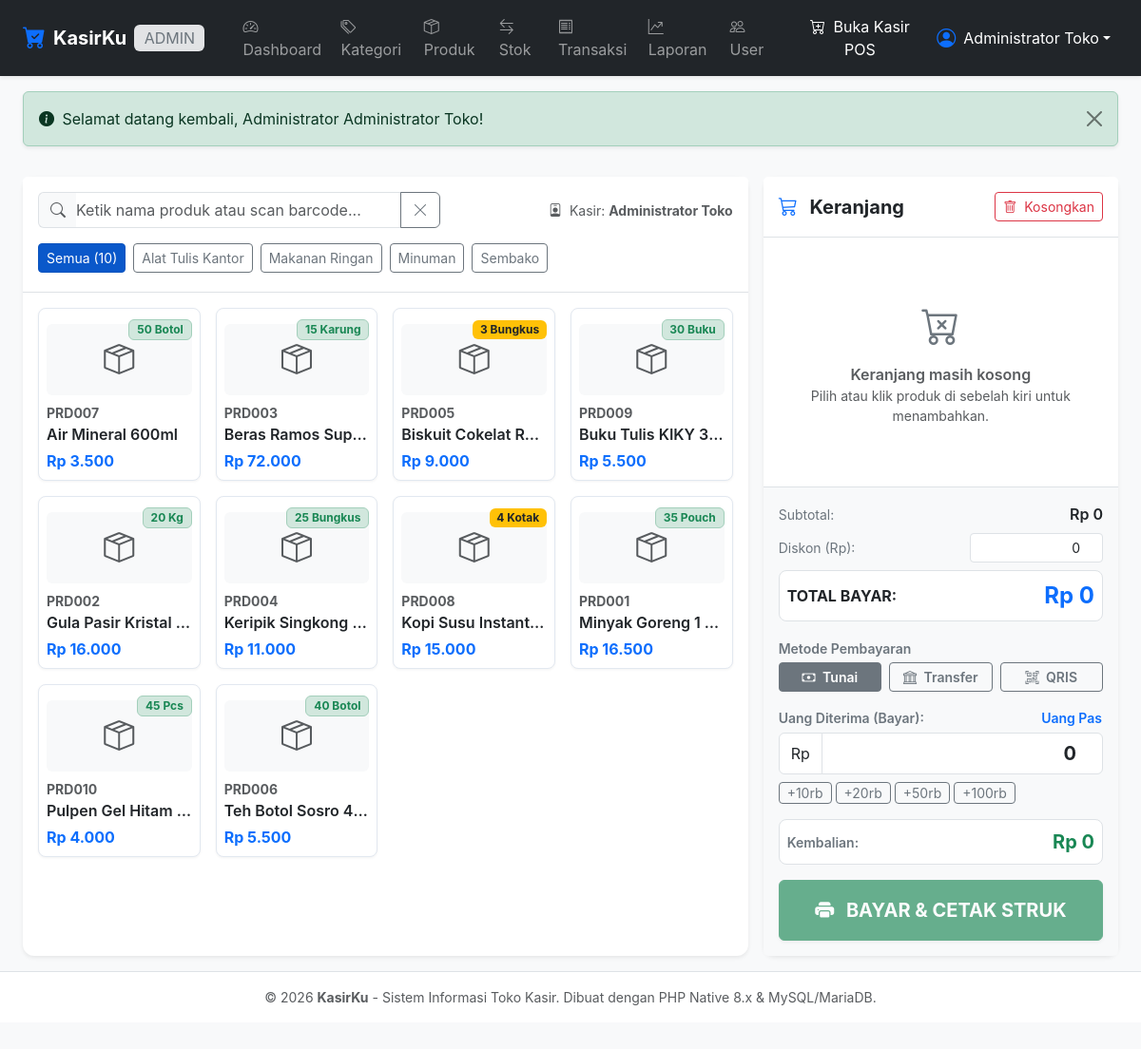
Screenshot of /kasir/transaksi.php (signed in) with the database file from the repository.
### tables this page shows
CREATE TABLE IF NOT EXISTS `kategori` (
    `id_kategori` INT AUTO_INCREMENT PRIMARY KEY,
    `nama_kategori` VARCHAR(100) NOT NULL,
    `created_at` TIMESTAMP DEFAULT CURRENT_TIMESTAMP,
    `updated_at` TIMESTAMP DEFAULT CURRENT_TIMESTAMP ON UPDATE CURRENT_TIMESTAMP,
    INDEX `idx_kategori_nama` (`nama_kategori`)
);

CREATE TABLE IF NOT EXISTS `produk` (
    `id_produk` INT AUTO_INCREMENT PRIMARY KEY,
    `kode_produk` VARCHAR(50) NOT NULL UNIQUE,
    `nama_produk` VARCHAR(150) NOT NULL,
    `id_kategori` INT NOT NULL,
    `harga_beli` DECIMAL(12, 2) NOT NULL DEFAULT 0.00,
    `harga_jual` DECIMAL(12, 2) NOT NULL DEFAULT 0.00,
    `stok` INT NOT NULL DEFAULT 0,
    `stok_minimum` INT NOT NULL DEFAULT 5,
    `satuan` VARCHAR(30) NOT NULL DEFAULT 'pcs',
    `gambar` VARCHAR(255) NULL DEFAULT NULL,
    `created_at` TIMESTAMP DEFAULT CURRENT_TIMESTAMP,
    `updated_at` TIMESTAMP DEFAULT CURRENT_TIMESTAMP ON UPDATE CURRENT_TIMESTAMP,
    INDEX `idx_produk_kategori` (`id_kategori`),
    INDEX `idx_produk_nama` (`nama_produk`),
    INDEX `idx_produk_stok` (`stok`),
    CONSTRAINT `fk_produk_kategori` FOREIGN KEY (`id_kategori`)
        REFERENCES `kategori` (`id_kategori`)
        ON UPDATE CASCADE
        ON DELETE RESTRICT
);

### config/database.php (called while the page is built, shortened)
<?php
function format_rupiah($angka) {
    return 'Rp ' . number_format((float)$angka, 0, ',', '.');
}
function e($string) {
    return htmlspecialchars((string)$string, ENT_QUOTES, 'UTF-8');
}
function base_url($path = '') {
    return BASE_URL . ltrim($path, '/');
}

### kasir/transaksi.php (the view, shortened to what this page needs)
<?php
require_once __DIR__ . '/../includes/kasir_auth.php';
try {
    $stmtKat = $pdo->query("SELECT * FROM kategori ORDER BY nama_kategori ASC");
    $kategoriList = $stmtKat->fetchAll();
    $stmtProduk = $pdo->query("
        SELECT p.*, k.nama_kategori
        FROM produk p
        LEFT JOIN kategori k ON p.id_kategori = k.id_kategori
        ORDER BY p.nama_produk ASC
    ");
    $produkList = $stmtProduk->fetchAll();
} catch (PDOException $e) {
    die("Terjadi kesalahan memuat data POS: " . htmlspecialchars($e->getMessage()));
}
require_once __DIR__ . '/../includes/header.php';
require_once __DIR__ . '/../includes/navbar.php';
?>
<div class="container-fluid px-3 px-lg-4 py-3">
    <div class="row g-3">
        <div class="col-lg-7 col-xl-8">
            <div class="card border-0 shadow-sm h-100 d-flex flex-column">
                <div class="card-header bg-white py-3 border-bottom">
                    <div class="row g-2 align-items-center">
                        <div class="col-md-7">
                            <div class="input-group">
                                <span class="input-group-text bg-light text-muted border-end-0">
                                    <i class="bi bi-search"></i>
                                </span>
                                <input type="text" id="posSearch" class="form-control border-start-0 ps-0" placeholder="Ketik nama produk atau scan barcode..." autofocus>
                                <button type="button" class="btn btn-outline-secondary" id="btnResetSearch" title="Reset Pencarian">
                                    <i class="bi bi-x-lg"></i>
                                </button>
                            </div>
                        </div>
                        <div class="col-md-5 text-md-end text-muted small">
                            <i class="bi bi-person-badge me-1"></i> Kasir: <strong><?= e($_SESSION['nama']); ?></strong>
                        </div>
                    </div>
                    <div class="d-flex gap-2 overflow-auto pt-3 pb-1" id="categoryFilterContainer">
                        <button type="button" class="btn btn-sm btn-primary category-btn active" data-kategori="all">
                            Semua (<?= count($produkList); ?>)
                        </button>
                        <?php foreach ($kategoriList as $k): ?>
                            <button type="button" class="btn btn-sm btn-outline-secondary category-btn" data-kategori="<?= $k['id_kategori']; ?>">
                                <?= e($k['nama_kategori']); ?>
                            </button>
                        <?php endforeach; ?>
                    </div>
                </div>
                <div class="card-body p-3 overflow-y-auto" style="max-height: calc(100vh - 240px);">
                    <div class="row g-3" id="productGrid">
                        <?php foreach ($produkList as $item): ?>
                            <div class="col-6 col-sm-4 col-md-4 col-xl-3 product-item"
                                 data-id="<?= $item['id_produk']; ?>"
                                 data-kode="<?= strtolower(e($item['kode_produk'])); ?>"
                                 data-nama="<?= strtolower(e($item['nama_produk'])); ?>"
                                 data-kategori="<?= $item['id_kategori']; ?>"
                                 data-harga="<?= (float)$item['harga_jual']; ?>"
                                 data-stok="<?= (int)$item['stok']; ?>"
                                 data-satuan="<?= e($item['satuan']); ?>">
                                <div class="card h-100 pos-product-card rounded-3 p-2 text-start position-relative <?= $item['stok'] <= 0 ? 'opacity-50' : ''; ?>"
                                     onclick="addToCart(<?= $item['id_produk']; ?>, '<?= addslashes(e($item['nama_produk'])); ?>', <?= (float)$item['harga_jual']; ?>, <?= (int)$item['stok']; ?>, '<?= addslashes(e($item['satuan'])); ?>')">
                                    <div class="position-absolute top-0 end-0 m-2">
                                        <?php if ($item['stok'] <= 0): ?>
                                            <span class="badge bg-danger">Habis</span>
                                        <?php elseif ($item['stok'] <= $item['stok_minimum']): ?>
                                            <span class="badge bg-warning text-dark"><?= $item['stok']; ?> <?= e($item['satuan']); ?></span>
                                        <?php else: ?>
                                            <span class="badge bg-success-subtle text-success border border-success-subtle"><?= $item['stok']; ?> <?= e($item['satuan']); ?></span>
                                        <?php endif; ?>
                                    </div>
                                    <div class="text-center my-2" style="height: 75px;">
                                        <?php if (!empty($item['gambar']) && file_exists(__DIR__ . '/../uploads/produk/' . $item['gambar'])): ?>
                                            <img src="<?= base_url('uploads/produk/' . $item['gambar']); ?>" alt="<?= e($item['nama_produk']); ?>" class="img-fluid rounded object-fit-contain h-100">
                                        <?php else: ?>
                                            <div class="bg-light rounded h-100 d-flex align-items-center justify-content-center text-muted">
                                                <i class="bi bi-box-seam fs-2"></i>
                                            </div>
                                        <?php endif; ?>
                                    </div>
                                    <div class="small text-muted fw-bold"><?= e($item['kode_produk']); ?></div>
                                    <div class="fw-semibold text-dark text-truncate mb-1" title="<?= e($item['nama_produk']); ?>">
                                        <?= e($item['nama_produk']); ?>
                                    </div>
                                    <div class="fw-bold text-primary fs-6 mt-auto">
                                        <?= format_rupiah($item['harga_jual']); ?>
                                    </div>
                                </div>
                            </div>
                        <?php endforeach; ?>
                    </div>
                </div>
            </div>
        </div>
        <div class="col-lg-5 col-xl-4">
            <div class="card border-0 shadow-sm h-100 d-flex flex-column">
                <div class="card-header bg-white py-3 border-bottom d-flex justify-content-between align-items-center">
                    <span class="fw-bold text-dark fs-5">
                        <i class="bi bi-cart3 text-primary me-2"></i> Keranjang
                    </span>
                    <button type="button" class="btn btn-outline-danger btn-sm" onclick="clearCart()" title="Kosongkan Keranjang">
                        <i class="bi bi-trash me-1"></i> Kosongkan
                    </button>
                </div>
                <form id="posForm" method="POST" action="<?= base_url('kasir/proses_transaksi.php'); ?>" class="d-flex flex-column flex-grow-1">
                    <div class="card-body p-3 overflow-y-auto flex-grow-1" id="cartContainer" style="max-height: 320px; min-height: 200px;">
                        <div id="emptyCartMessage" class="text-center py-5 text-muted">
                            <i class="bi bi-cart-x fs-1 d-block mb-2 text-secondary"></i>
                            <div class="fw-semibold">Keranjang masih kosong</div>
                            <div class="small">Pilih atau klik produk di sebelah kiri untuk menambahkan.</div>
                        </div>
                    </div>
                    <div class="card-footer bg-light p-3 border-top mt-auto">
                        <div class="d-flex justify-content-between align-items-center mb-2">
                            <span class="text-secondary small">Subtotal:</span>
                            <span class="fw-semibold text-dark" id="displaySubtotal">Rp 0</span>
                        </div>
                        <div class="d-flex justify-content-between align-items-center mb-2">
                            <span class="text-secondary small">Diskon (Rp):</span>
                            <div style="width: 140px;">
                                <input type="number" min="0" step="any" class="form-control form-control-sm text-end" id="inputDiskon" name="diskon" value="0" oninput="calculateTotal()">
                            </div>
                        </div>
                        <div class="d-flex justify-content-between align-items-center p-2 rounded-3 bg-white border mb-3">
                            <span class="fw-bold text-dark fs-6">TOTAL BAYAR:</span>
                            <span class="fw-bold text-primary fs-4" id="displayTotal">Rp 0</span>
                        </div>
                        <div class="mb-3">
                            <label class="form-label small fw-semibold text-secondary mb-1">Metode Pembayaran</label>
                            <div class="row g-2">
                                <div class="col-4">
                                    <label class="btn btn-outline-secondary btn-sm w-100 fw-semibold" for="metode_tunai">
                                        <i class="bi bi-cash me-1"></i> Tunai
                                    </label>
                                </div>
                                <div class="col-4">
                                    <label class="btn btn-outline-secondary btn-sm w-100 fw-semibold" for="metode_transfer">
                                        <i class="bi bi-bank me-1"></i> Transfer
                                    </label>
                                </div>
                                <div class="col-4">
                                    <label class="btn btn-outline-secondary btn-sm w-100 fw-semibold" for="metode_qris">
                                        <i class="bi bi-qr-code-scan me-1"></i> QRIS
                                    </label>
                                </div>
                            </div>
                        </div>
                        <div class="mb-2">
                            <div class="d-flex justify-content-between align-items-center mb-1">
                                <label for="inputBayar" class="form-label small fw-semibold text-secondary mb-0">Uang Diterima (Bayar):</label>
                                <button type="button" class="btn btn-link btn-sm p-0 text-decoration-none small text-primary fw-semibold" onclick="setUangPas()">
                                    Uang Pas
                                </button>
                            </div>
                            <div class="input-group">
                                <span class="input-group-text bg-white">Rp</span>
                                <input type="number" min="0" step="any" class="form-control text-end fw-bold fs-5" id="inputBayar" name="pembayaran" value="0" required oninput="calculateKembalian()">
                            </div>
                        </div>
                        <div class="d-flex flex-wrap gap-1 mb-3" id="quickMoneyButtons">
                            <button type="button" class="btn btn-outline-secondary btn-sm py-0 px-2" onclick="addMoney(10000)">+10rb</button>
                            <button type="button" class="btn btn-outline-secondary btn-sm py-0 px-2" onclick="addMoney(20000)">+20rb</button>
                            <button type="button" class="btn btn-outline-secondary btn-sm py-0 px-2" onclick="addMoney(50000)">+50rb</button>
                            <button type="button" class="btn btn-outline-secondary btn-sm py-0 px-2" onclick="addMoney(100000)">+100rb</button>
                        </div>
                        <div class="d-flex justify-content-between align-items-center p-2 rounded-3 bg-white border mb-3">
                            <span class="small fw-semibold text-secondary">Kembalian:</span>
                            <span class="fw-bold text-success fs-5" id="displayKembalian">Rp 0</span>
                        </div>
                        <button type="submit" class="btn btn-success w-100 py-3 fw-bold fs-5 shadow-sm" id="btnSubmitTrx">
                            <i class="bi bi-printer-fill me-2"></i> BAYAR & CETAK STRUK
                        </button>
                    </div>
                </form>
            </div>
        </div>
    </div>
</div>
<?php require_once __DIR__ . '/../includes/footer.php'; ?>

### rows the page displays
kategori: nama_kategori "Alat Tulis Kantor"
kategori: nama_kategori "Makanan Ringan"
kategori: nama_kategori "Minuman"
kategori: nama_kategori "Sembako"
produk: stok "50", satuan "Botol", kode_produk "PRD007", nama_produk "Air Mineral 600ml", harga_jual "Rp 3.500"
produk: stok "15", satuan "Karung", kode_produk "PRD003", nama_produk "Beras Ramos Sup…", harga_jual "Rp 72.000"
produk: stok "3", satuan "Bungkus", kode_produk "PRD005", nama_produk "Biskuit Cokelat R…", harga_jual "Rp 9.000"
produk: stok "30", satuan "Buku", kode_produk "PRD009", nama_produk "Buku Tulis KIKY 3…", harga_jual "Rp 5.500"
produk: stok "20", satuan "Kg", kode_produk "PRD002", nama_produk "Gula Pasir Kristal…", harga_jual "Rp 16.000"
produk: stok "25", satuan "Bungkus", kode_produk "PRD004", nama_produk "Keripik Singkong…", harga_jual "Rp 11.000"
produk: stok "4", satuan "Kotak", kode_produk "PRD008", nama_produk "Kopi Susu Instant…", harga_jual "Rp 15.000"
produk: stok "35", satuan "Pouch", kode_produk "PRD001", nama_produk "Minyak Goreng 1…", harga_jual "Rp 16.500"
produk: stok "45", satuan "Pcs", kode_produk "PRD010", nama_produk "Pulpen Gel Hitam…", harga_jual "Rp 4.000"
produk: stok "40", satuan "Botol", kode_produk "PRD006", nama_produk "Teh Botol Sosro 4…", harga_jual "Rp 5.500"

### other values shown
$currentRole "ADMIN"
$currentNama "Administrator Toko"
$flash['message'] "Selamat datang kembali, Administrator Administrator Toko!"
$_SESSION['nama'] "Administrator Toko"
count($produkList) "10"
